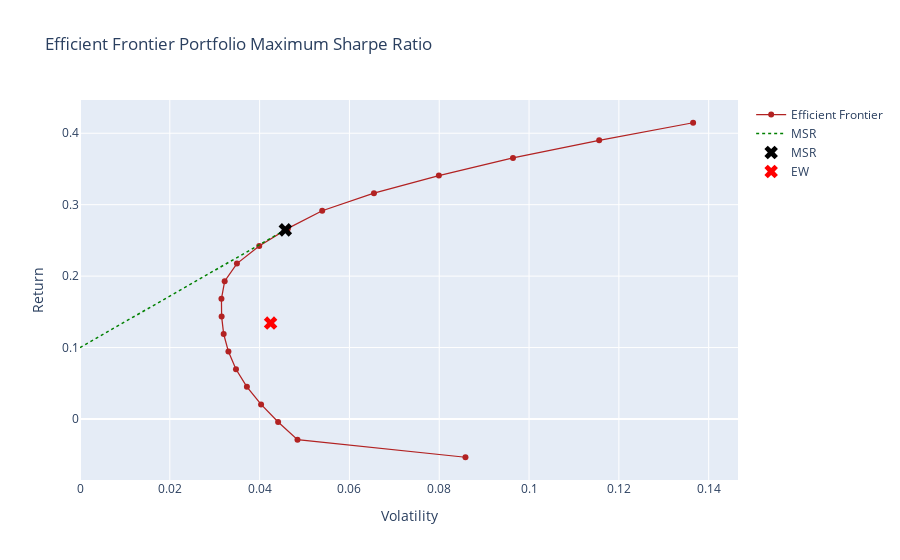

The code cell stored with this chart in its notebook:
### Markdown cell above
## EW

Cartera que distribuye el mismo peso entre todos los activos que lo consituyen. Es un método que permite evitar la estimación de los retornos esperados

### Code cell
# Visualización
erk.plot_ef(n_points = 20, 
            expected_returns = df_er, 
            covmat = df_cov, 
            title='Efficient Frontier Portfolio Maximum Sharpe Ratio', 
            show_cml=True, 
            risk_free_rate=0.1,
            show_ew=True)

### Figure 1 — Plotly figure (JSON) as saved in the notebook; plotly's stock layout.template omitted (floating-point values rounded to 4 significant figures)
{"data": [{"hovertemplate": "%{y:.5f}", "line": {"color": "firebrick", "width": 1.25}, "mode": "lines+markers", "name": "Efficient Frontier", "type": "scatter", "x": [0.08584, 0.04843, 0.04412, 0.04033, 0.03717, 0.03473, 0.03305, 0.03199, 0.03154, 0.0315, 0.03222, 0.03495, 0.03991, 0.0463, 0.05394, 0.06546, 0.07992, 0.09642, 0.1156, 0.1365], "y": [-0.05355, -0.02891, -0.004266, 0.02038, 0.04502, 0.06967, 0.09431, 0.119, 0.1436, 0.1682, 0.1929, 0.2175, 0.2422, 0.2668, 0.2915, 0.3161, 0.3408, 0.3654, 0.39, 0.4147]}, {"hovertemplate": "%{y:.5f}", "line": {"color": "green", "dash": "dot", "width": 1.5}, "mode": "lines", "name": "MSR", "type": "scatter", "x": [0, 0.04572], "y": [0.1, 0.2647]}, {"hovertemplate": "%{y:.5f}", "marker": {"color": "black", "size": 12, "symbol": "x"}, "mode": "markers", "name": "MSR", "type": "scatter", "x": [0.04572], "y": [0.2647]}, {"hovertemplate": "%{y:.5f}", "marker": {"color": "red", "opacity": 1, "size": 12, "symbol": "x"}, "mode": "markers", "name": "EW", "type": "scatter", "x": [0.04244], "y": [0.1343]}], "layout": {"hoverdistance": 200, "hovermode": "x unified", "spikedistance": 200, "title": {"text": "Efficient Frontier Portfolio Maximum Sharpe Ratio"}, "transition": {"duration": 500}, "xaxis": {"range": [0, 0.1465], "showspikes": true, "spikecolor": "#999999", "spikemode": "across", "spikethickness": 2, "title": {"text": "Volatility"}}, "yaxis": {"tickprefix": "", "title": {"text": "Return"}}}}
